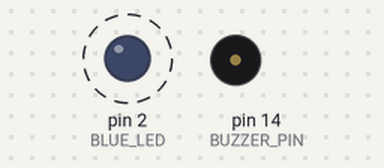
The sketch below on a simulated Arduino Uno, built with avr-gcc and run on an emulated ATmega328P. Shown: output pins drawn as LEDs (lit = HIGH), buzzer (waves = sounding). Dashed ring = blinking. Pins used as bus, display or sensor lines are not drawn.

Above: at 0.7 s.
Timing chart, 0 to 3.0 s (numbered marks = the images above):
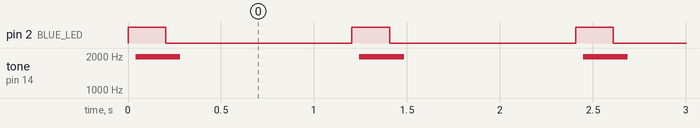

Measured:
- by itself, pin 2 (BLUE_LED): alternates HIGH for 0.20 s and LOW for 1.0 s
- by itself, tone on pin 14 (BUZZER_PIN): alternates 1972 Hz for 0.24 s and silent for 0.96 s

The sketch:

quick_buzzer_test.ino
```cpp
/*
 * Quick 15-Line Standalone Buzzer Test Sketch
 * Upload this to test your buzzer on D14 right now!
 */

#define BUZZER_PIN 14  // Buzzer connected to D14
#define BLUE_LED   2   // Onboard Blue LED

void playTone(int freqHz, int durationMs) {
  long delayUs = 1000000L / (freqHz * 2L);
  long totalCycles = ((long)freqHz * durationMs) / 1000L;
  for (long i = 0; i < totalCycles; i++) {
    digitalWrite(BUZZER_PIN, HIGH);
    delayMicroseconds(delayUs);
    digitalWrite(BUZZER_PIN, LOW);
    delayMicroseconds(delayUs);
  }
}

void setup() {
  pinMode(BUZZER_PIN, OUTPUT);
  pinMode(BLUE_LED, OUTPUT);
}

void loop() {
  // Beep + Blue LED ON
  digitalWrite(BLUE_LED, HIGH);
  playTone(2000, 200); // 2000 Hz beep for 200ms
  digitalWrite(BLUE_LED, LOW);

  delay(1000); // Wait 1 second and repeat
}
```
